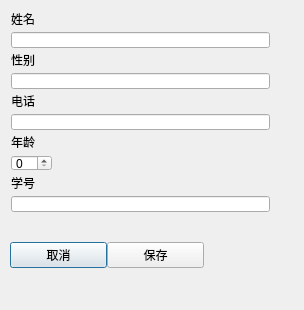
<?xml version="1.0" encoding="UTF-8"?>
<ui version="4.0">
 <class>Dlg_AddStu</class>
 <widget class="QDialog" name="Dlg_AddStu">
  <property name="geometry">
   <rect>
    <x>0</x>
    <y>0</y>
    <width>304</width>
    <height>310</height>
   </rect>
  </property>
  <property name="windowTitle">
   <string>添加与修改</string>
  </property>
  <widget class="QWidget" name="horizontalLayoutWidget">
   <property name="geometry">
    <rect>
     <x>10</x>
     <y>220</y>
     <width>194</width>
     <height>71</height>
    </rect>
   </property>
   <layout class="QGridLayout" name="gridLayout">
    <property name="spacing">
     <number>0</number>
    </property>
    <item row="0" column="0">
     <widget class="QPushButton" name="btn_cancel">
      <property name="text">
       <string>取消</string>
      </property>
     </widget>
    </item>
    <item row="0" column="1">
     <widget class="QPushButton" name="btn_save">
      <property name="text">
       <string>保存</string>
      </property>
     </widget>
    </item>
   </layout>
  </widget>
  <widget class="QLabel" name="label_5">
   <property name="geometry">
    <rect>
     <x>11</x>
     <y>52</y>
     <width>30</width>
     <height>16</height>
    </rect>
   </property>
   <property name="text">
    <string>性别</string>
   </property>
  </widget>
  <widget class="QLineEdit" name="le_phone">
   <property name="geometry">
    <rect>
     <x>11</x>
     <y>114</y>
     <width>259</width>
     <height>16</height>
    </rect>
   </property>
  </widget>
  <widget class="QLineEdit" name="le_sno">
   <property name="geometry">
    <rect>
     <x>11</x>
     <y>196</y>
     <width>259</width>
     <height>16</height>
    </rect>
   </property>
  </widget>
  <widget class="QLabel" name="label_4">
   <property name="geometry">
    <rect>
     <x>11</x>
     <y>93</y>
     <width>30</width>
     <height>16</height>
    </rect>
   </property>
   <property name="text">
    <string>电话</string>
   </property>
  </widget>
  <widget class="QLabel" name="label_3">
   <property name="geometry">
    <rect>
     <x>11</x>
     <y>175</y>
     <width>30</width>
     <height>16</height>
    </rect>
   </property>
   <property name="text">
    <string>学号</string>
   </property>
  </widget>
  <widget class="QLineEdit" name="le_name">
   <property name="geometry">
    <rect>
     <x>11</x>
     <y>32</y>
     <width>259</width>
     <height>16</height>
    </rect>
   </property>
  </widget>
  <widget class="QLineEdit" name="le_sex">
   <property name="geometry">
    <rect>
     <x>11</x>
     <y>73</y>
     <width>259</width>
     <height>16</height>
    </rect>
   </property>
  </widget>
  <widget class="QSpinBox" name="sb_age">
   <property name="geometry">
    <rect>
     <x>11</x>
     <y>155</y>
     <width>41</width>
     <height>16</height>
    </rect>
   </property>
  </widget>
  <widget class="QLabel" name="label">
   <property name="geometry">
    <rect>
     <x>11</x>
     <y>11</y>
     <width>30</width>
     <height>16</height>
    </rect>
   </property>
   <property name="text">
    <string>姓名</string>
   </property>
  </widget>
  <widget class="QLabel" name="label_2">
   <property name="geometry">
    <rect>
     <x>11</x>
     <y>134</y>
     <width>30</width>
     <height>16</height>
    </rect>
   </property>
   <property name="text">
    <string>年龄</string>
   </property>
  </widget>
 </widget>
 <resources/>
 <connections/>
</ui>
